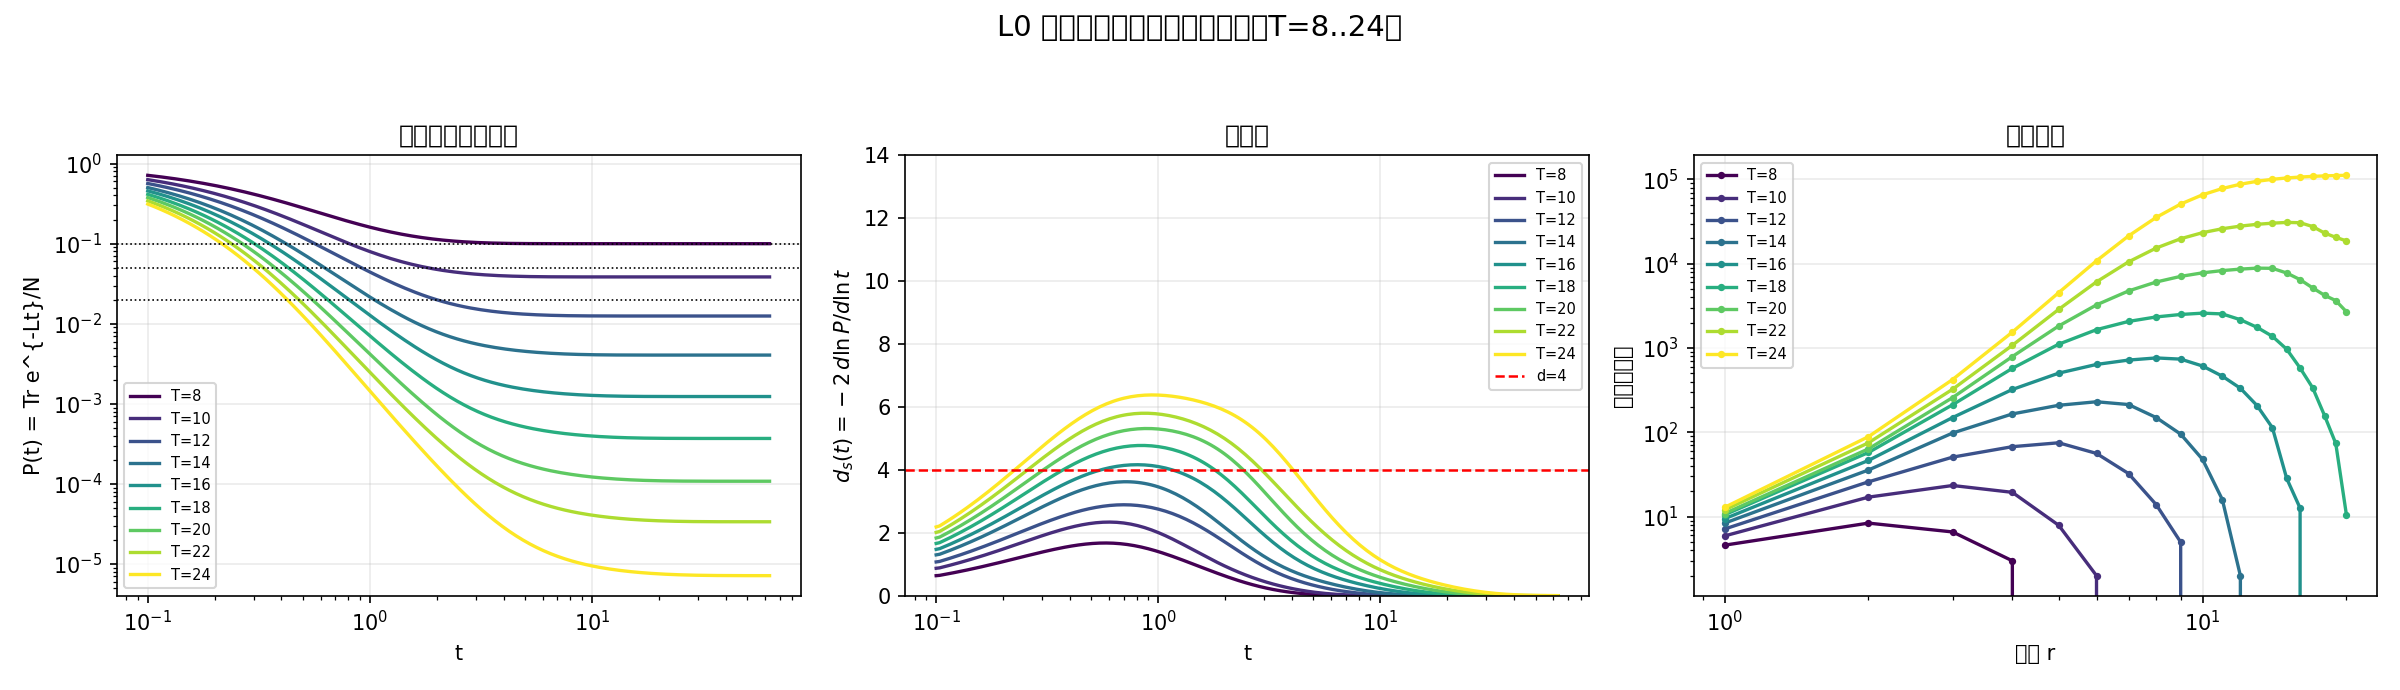

Write the Python code that produced this figure.
"""
l0_geometry.py --- L0 闭链图的**真正谱维数**：文档只算到 T=18，本脚本推到 T=26。

**文档口径（simulations/zero_sum_geometry_probe.py:180-221，逐字）**

    graph_spectrum : N<=1000 用稠密全谱；N>1000 用 eigsh(k=min(300,N-2), which="SM")
                     然后丢掉 <=1e-10 的特征值（即丢掉零模）
    spectral_curve : P(t) = mean(exp(-eigenvalues * t))   <-- 注意分母是 len(eigenvalues)
                     d_s(t) = -2 * d log P / d log t
                     times = logspace(-1, 1.8, 180)

**本脚本指出的两处口径问题（并给出更正后的量）**

  (1) **热核被截断**：真正的回返概率是 P(t) = (1/N) * Σ_{全部 N 个特征值} e^{-λ_k t}。
      文档在 N>1000 时只取最低 300 个特征值，却除以 300。
      低特征值权重最大 => 该估计**系统性高估** P(t) => 斜率被压平 => **低估 d_s**。
      本脚本用**完整谱**（稠密或 Lanczos 求积）算真 P(t)。
      （文档 T<=16 时 N<=810 走稠密，是精确的；**只有 T=18(N=2704) 一行受此影响**。）

  (2) **窗口外的点没有意义**：对任何有限图，t 很大时 P(t) ~ (m1/N)e^{-λ1 t}
      => d_s ~ 2λ1 t **线性发散**。所以 d_s(t) 只在
      [~1/λmax, ~1/λ1] 这个窗口里有意义。文档在 times 到 63 全程取点，
      P=0.02 对应的点可能已落在窗口外。

**本脚本输出**：d_s(t) 曲线、三个文档概率点的 d_s、以及窗口内的平台判定 —— 全部到 T=26。
"""
from __future__ import annotations

import json
import os
import sys
import time

import numpy as np
import scipy.sparse as sp
from scipy.linalg import eigh_tridiagonal
import matplotlib
matplotlib.use("Agg")
import matplotlib.pyplot as plt

from zcl import Engine
import l0_closure as L0
from analyze_l0 import cyc_necklace_graph

SPECTRAL_POINTS = (0.10, 0.05, 0.02)
TIMES = np.logspace(-1.0, 1.8, 180)


# ------------------------------------------------------------------ 建图
def build(T: int, eng: Engine):
    reps, _ = L0.enumerate_necklaces(T, eng, verbose=False)
    n, r, c = cyc_necklace_graph(T, reps, eng)
    E = np.unique(np.sort(np.stack([r, c], 1), 1), axis=0)
    A = sp.coo_matrix((np.ones(len(E)), (E[:, 0], E[:, 1])), shape=(n, n)).tocsr()
    A = A.maximum(A.T)
    deg = np.asarray(A.sum(1)).ravel()
    Lap = (sp.diags(deg) - A).tocsr().astype(np.float64)
    return reps, n, len(E), A, Lap, deg


# -------------------------------------------------------------- 谱：稠密
def full_spectrum_dense(Lap, nmax_dense):
    n = Lap.shape[0]
    if n > nmax_dense:
        return None
    return np.linalg.eigvalsh(Lap.toarray())


# ------------------------------------------- 谱：Lanczos 求积（真 Tr e^{-Lt}/N）
def lanczos_quadrature(Lap, n, times, m=250, probes=48, seed=0):
    """
    P(t) = Tr(e^{-Lt})/N 的 Hutchinson 估计：
        P(t) ~ (1/R) Σ_r  e_1^T exp(-T_m^{(r)} t) e_1 * (||z_r||²/N)
    对 ±1 随机向量 ||z_r||² = N，故归一因子为 1。
    每个探测向量的 Gauss 求积节点/权重由 m 步 Lanczos 三对角化给出。

    **必须做完全重正交化**：不做的话丢正交性会让 beta 失真、三对角矩阵数值不定，
    `eigh_tridiagonal` 会直接不收敛（T=20 上实测 LAPACK info=22）。
    """
    rng = np.random.default_rng(seed)
    acc = np.zeros_like(times)
    used = 0
    for _ in range(probes):
        z = rng.integers(0, 2, size=n).astype(np.float64) * 2.0 - 1.0
        beta0 = np.linalg.norm(z)
        Q = np.zeros((m, n))
        Q[0] = z / beta0
        alpha = np.zeros(m)
        beta = np.zeros(max(m - 1, 1))
        steps = m
        for j in range(m):
            w = Lap @ Q[j]
            a = float(Q[j] @ w)
            alpha[j] = a
            w -= a * Q[j]
            if j > 0:
                w -= beta[j - 1] * Q[j - 1]
            Qj = Q[:j + 1]                       # 两遍完全重正交化
            for _ in range(2):
                w -= Qj.T @ (Qj @ w)
            if j < m - 1:
                b = float(np.linalg.norm(w))
                if b < 1e-10:                    # 真 breakdown：不变子空间已穷尽
                    steps = j + 1
                    break
                beta[j] = b
                Q[j + 1] = w / b
        ev, evec = eigh_tridiagonal(alpha[:steps], beta[:steps - 1])
        w0 = evec[0, :] ** 2
        acc += (w0[:, None] * np.exp(-np.outer(ev, times))).sum(axis=0) * (beta0 ** 2) / n
        used += 1
    acc /= max(used, 1)
    return acc, used


def spectral_dimension(times, P):
    return -2.0 * np.gradient(np.log(np.maximum(P, 1e-300)), np.log(times))


def points_at(times, P, ds, probs=SPECTRAL_POINTS):
    out = {}
    for p in probs:
        i = int(np.argmin(np.abs(P - p)))
        out[f"{p:.2f}"] = {"time": float(times[i]), "spectral_dimension": float(ds[i])}
    return out


# ------------------------------------------------- 邻域增长 / 局部增长维数
def _gather(A, frontier):
    """向量化 CSR 邻接收集：把 frontier 里每个点的邻居拼起来（不用 Python 循环）。"""
    indptr, indices = A.indptr, A.indices
    starts = indptr[frontier]
    counts = indptr[frontier + 1] - starts
    total = int(counts.sum())
    if total == 0:
        return np.zeros(0, dtype=indices.dtype)
    offs = np.repeat(starts - np.concatenate(([0], np.cumsum(counts)[:-1])), counts)
    return indices[offs + np.arange(total)]


def neighbourhood_growth_sampled(A, n, max_radius=20, sources=64, seed=0, cap=400_000):
    """采样式 BFS 球增长（文档对全部源点平均；大图上改为抽样平均）。"""
    rng = np.random.default_rng(seed)
    src = rng.choice(n, size=min(sources, n), replace=False)
    growth = np.zeros(max_radius + 1, dtype=float)
    for s in src:
        visited = np.zeros(n, dtype=bool)
        visited[s] = True
        nvis = 1
        frontier = np.array([s], dtype=np.int64)
        growth[0] += 1.0
        for r in range(1, max_radius + 1):
            if frontier.size == 0 or nvis > cap:
                break
            nbrs = _gather(A, frontier)
            nbrs = np.unique(nbrs[~visited[nbrs]])
            if nbrs.size == 0:
                break
            visited[nbrs] = True
            nvis += nbrs.size
            frontier = nbrs
            growth[r] += nvis
    growth /= len(src)
    return growth


def local_growth_dimension(growth, total_nodes):
    valid = [r for r in range(2, len(growth))
             if growth[r] > growth[r - 1] and growth[r] <= 0.8 * total_nodes]
    if len(valid) < 3:
        return None, None
    radii = np.asarray(valid, dtype=float)
    vals = growth[np.asarray(valid)]
    slope = np.polyfit(np.log(radii), np.log(vals), 1)[0]
    return float(slope), [int(r) for r in valid]


# ---------------------------------------------------------------------- 主
def main(Ts, nmax_dense=12000):
    eng = Engine()
    print("device:", eng.info()["name"], flush=True)
    rows = []
    curves = {}
    t_all = time.time()
    for T in Ts:
        t0 = time.time()
        reps, n, ne, A, Lap, deg = build(T, eng)
        exact = full_spectrum_dense(Lap, nmax_dense)
        if exact is not None:
            lam = exact
            method = "dense-full"
            P = np.array([np.mean(np.exp(-lam * t)) for t in TIMES])
            used = n
        else:
            P, used = lanczos_quadrature(Lap, n, TIMES, m=250, probes=48)
            method = f"lanczos-quad(m=250,R={used})"
            lam = None
        ds = spectral_dimension(TIMES, P)
        pts = points_at(TIMES, P, ds)
        # 窗口内平台：取 P 落在 [0.2, 0.02] 的区间
        win = (P <= 0.20) & (P >= 0.02)
        plateau = (float(np.median(ds[win])), int(win.sum())) if win.sum() >= 3 else (None, 0)
        gr = neighbourhood_growth_sampled(A, n, sources=48 if n > 5000 else min(n, 256))
        lgd, vradii = local_growth_dimension(gr, n)
        row = {
            "T": T, "nodes": int(n), "edges": int(ne),
            "mean_degree": round(float(deg.mean()), 4),
            "method": method,
            "lambda1": None if lam is None else float(lam[1]),
            "lambda_max": None if lam is None else float(lam[-1]),
            "spectral_points": pts,
            "plateau_median_ds_P020_002": None if plateau[0] is None else round(plateau[0], 4),
            "plateau_n_points": plateau[1],
            "local_growth_dimension": None if lgd is None else round(lgd, 4),
            "growth_radii_used": vradii,
            "seconds": round(time.time() - t0, 1),
        }
        rows.append(row)
        curves[T] = {"times": TIMES.tolist(), "P": P.tolist(), "ds": ds.tolist(),
                     "growth": gr.tolist()}
        print(f"T={T:3d} N={n:9,} [{method:22s}] "
              f"d_s@0.05={pts['0.05']['spectral_dimension']:7.4f} "
              f"window-median={row['plateau_median_ds_P020_002']} "
              f"growth-dim={row['local_growth_dimension']} [{row['seconds']}s]", flush=True)

    out = os.path.join(os.path.dirname(os.path.abspath(__file__)), "results")
    os.makedirs(out, exist_ok=True)
    with open(os.path.join(out, "l0_geometry.json"), "w") as f:
        json.dump({"device": eng.info(), "rows": rows,
                   "total_seconds": round(time.time() - t_all, 1)}, f, indent=2)

    # ---- 画图 ----
    fig, ax = plt.subplots(1, 3, figsize=(16, 4.6))
    cmap = plt.get_cmap("viridis")
    for i, T in enumerate(Ts):
        c = cmap(i / max(len(Ts) - 1, 1))
        cv = curves[T]
        ax[0].loglog(cv["times"], cv["P"], color=c, lw=1.6, label=f"T={T}")
        ax[1].semilogx(cv["times"], cv["ds"], color=c, lw=1.6, label=f"T={T}")
        g = np.array(cv["growth"])
        r = np.arange(len(g))
        ax[2].loglog(r[1:], g[1:], color=c, lw=1.6, marker="o", ms=2.5, label=f"T={T}")
    for p in (0.10, 0.05, 0.02):
        ax[0].axhline(p, color="k", ls=":", lw=0.8)
    ax[0].set_xlabel("t"); ax[0].set_ylabel("P(t) = Tr e^{-Lt}/N")
    ax[0].set_title("真热核（完整谱）"); ax[0].legend(fontsize=7); ax[0].grid(alpha=.25)
    ax[1].axhline(4, color="r", ls="--", lw=1.2, label="d=4")
    ax[1].set_xlabel("t"); ax[1].set_ylabel("$d_s(t)=-2\\,d\\ln P/d\\ln t$")
    ax[1].set_title("谱维数"); ax[1].set_ylim(0, 14); ax[1].legend(fontsize=7); ax[1].grid(alpha=.25)
    ax[2].set_xlabel("半径 r"); ax[2].set_ylabel("球内节点数")
    ax[2].set_title("邻域增长"); ax[2].legend(fontsize=7); ax[2].grid(alpha=.25)
    fig.suptitle("L0 闭链图：几何长出来了吗？（T=8..%d）" % Ts[-1], fontsize=14)
    fig.tight_layout(rect=(0, 0, 1, 0.93))
    png = os.path.join(os.path.dirname(os.path.abspath(__file__)), "l0_geometry.png")
    fig.savefig(png, dpi=150)
    print("\nplot:", png)
    print("\n" + "=" * 96)
    print(f"{'T':>3} {'N':>10} {'d_s@0.10':>9} {'d_s@0.05':>9} {'d_s@0.02':>9} "
          f"{'窗口中位':>9} {'增长维数':>9} {'方法':>12}")
    for r in rows:
        sp_ = r["spectral_points"]
        print(f"{r['T']:>3} {r['nodes']:>10,} {sp_['0.10']['spectral_dimension']:>9.4f} "
              f"{sp_['0.05']['spectral_dimension']:>9.4f} "
              f"{sp_['0.02']['spectral_dimension']:>9.4f} "
              f"{str(r['plateau_median_ds_P020_002']):>9} "
              f"{str(r['local_growth_dimension']):>9} {r['method']:>12}")


if __name__ == "__main__":
    Ts = [int(a) for a in sys.argv[1:]] or [8, 10, 12, 14, 16, 18, 20, 22, 24]
    main(Ts)
